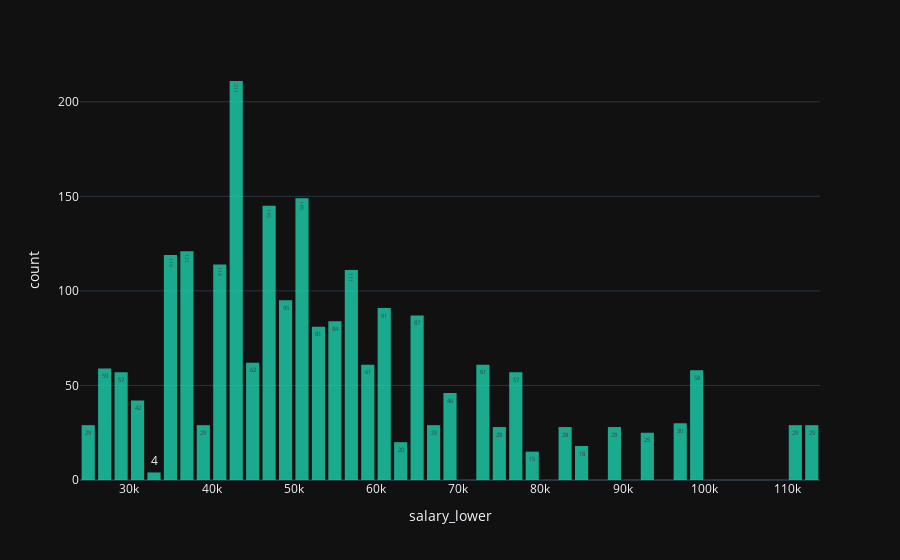

The code cell stored with this chart in its notebook:
### Markdown cell above
<center><h3 style='color:#B2FF9E'>What are the lower and highest salary bands?</h3></center>

### Code cell
fig = px.histogram(data_frame=listings, x='salary_lower', color_discrete_sequence=['#1dd3b0'], opacity=0.8, text_auto=True).update_layout(bargap=0.2)
fig.show()

### Figure 1 — Plotly figure (JSON) as saved in the notebook; plotly's stock layout.template omitted (floating-point values rounded to 4 significant figures; data arrays with more than 128 entries replaced by an {"elided": "..."} marker saying what was removed)
{"data": [{"alignmentgroup": "True", "bingroup": "x", "hovertemplate": "salary_lower=%{x}<br>count=%{y}<extra></extra>", "legendgroup": "", "marker": {"color": "#1dd3b0", "opacity": 0.8, "pattern": {"shape": ""}}, "name": "", "offsetgroup": "", "orientation": "v", "showlegend": false, "texttemplate": "%{value}", "x": {"elided": "2253 float values"}, "xaxis": "x", "yaxis": "y", "type": "histogram"}], "layout": {"xaxis": {"anchor": "y", "domain": [0.0, 1.0], "title": {"text": "salary_lower"}}, "yaxis": {"anchor": "x", "domain": [0.0, 1.0], "title": {"text": "count"}}, "legend": {"tracegroupgap": 0}, "margin": {"t": 60}, "barmode": "relative", "bargap": 0.2}}
